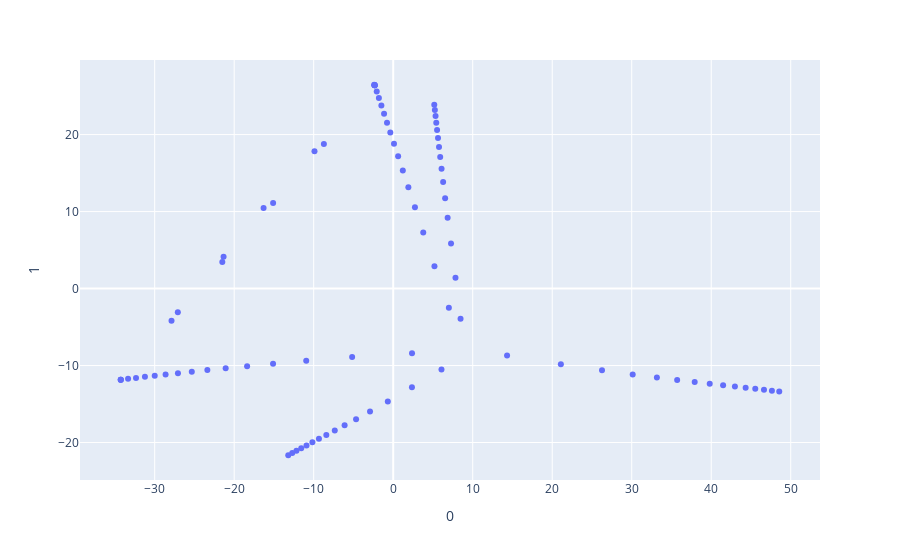

Notebook code for this chart:
### Code cell
ilknoktalar45 = ilkdogrunoktalari45.copy()

for i in range(7):
    ilknoktalar45[i][0] = ilknoktalar45[i][0].flatten()
    ilknoktalar45[i][1] = ilknoktalar45[i][1].flatten()
    ilknoktalar45[i][2] = ilknoktalar45[i][2].flatten()
    ilknoktalar45[i][3] = ilknoktalar45[i][3].flatten()

Xaralist45= []
for i in range(7):
    Xaralist45.append(np.hstack((ilknoktalar45[i][0],ilknoktalar45[i][1],ilknoktalar45[i][2],ilknoktalar45[i][3])))



sonnoktalar45 = tümNoktalarim.copy()
sonnoktalarsave45 = sonnoktalar45.copy()

for i in range(7):
    sonnoktalar45[i][0] = sonnoktalar45[i][0].flatten()
    sonnoktalar45[i][1] = sonnoktalar45[i][1].flatten()
    sonnoktalar45[i][2] = sonnoktalar45[i][2].flatten()
    sonnoktalar45[i][3] = sonnoktalar45[i][3].flatten()

Xsonaralist45= []
for i in range(7):
    Xsonaralist45.append(np.hstack((sonnoktalar45[i][0],sonnoktalar45[i][1],sonnoktalar45[i][2],sonnoktalar45[i][3])))




Xaralist45 = np.array(Xaralist45)
Xsonaralist45 = np.array(Xsonaralist45)
alldizi = np.vstack((Xlist,Xaralist45,Xsonaralist45))

X = alldizi

pca = PCA(n_components=2)
components = pca.fit_transform(X)

fig = px.scatter(components, x=0, y=1)
fig.show()

### Figure 1 — Plotly figure (JSON) as saved in the notebook; plotly's stock layout.template omitted (floating-point values rounded to 4 significant figures)
{"data": [{"hovertemplate": "0=%{x}<br>1=%{y}<extra></extra>", "legendgroup": "", "marker": {"color": "#636efa", "symbol": "circle"}, "mode": "markers", "name": "", "orientation": "v", "showlegend": false, "type": "scatter", "x": [8.47, 7.833, 7.272, 6.847, 6.531, 6.281, 6.081, 5.911, 5.763, 5.635, 5.52, 5.417, 5.324, 5.241, 5.166, 6.072, 2.356, -0.6771, -2.915, -4.67, -6.113, -7.35, -8.411, -9.341, -10.16, -10.9, -11.57, -12.17, -12.7, -13.2, 14.32, 21.09, 26.26, 30.12, 33.17, 35.72, 37.92, 39.81, 41.49, 42.98, 44.33, 45.54, 46.64, 47.63, 48.56, 2.368, -5.164, -10.94, -15.11, -18.38, -21.07, -23.37, -25.33, -27.07, -28.63, -30.0, -31.23, -32.35, -33.35, -34.27, 7.0, 5.189, 3.781, 2.734, 1.905, 1.211, 0.6194, 0.09816, -0.3658, -0.7783, -1.151, -1.486, -1.799, -2.074, -2.332, -34.27, -27.88, -21.49, -15.11, -8.72, -2.332, -2.332, -34.27, -27.09, -21.34, -16.3, -9.901, -2.394, -2.332], "xaxis": "x", "y": [-3.937, 1.389, 5.856, 9.193, 11.73, 13.83, 15.57, 17.08, 18.4, 19.56, 20.6, 21.54, 22.4, 23.18, 23.88, -10.51, -12.83, -14.68, -15.98, -16.96, -17.76, -18.44, -19.01, -19.52, -19.97, -20.38, -20.74, -21.08, -21.37, -21.65, -8.699, -9.832, -10.63, -11.17, -11.57, -11.89, -12.15, -12.37, -12.57, -12.74, -12.89, -13.03, -13.15, -13.26, -13.36, -8.394, -8.891, -9.386, -9.774, -10.09, -10.36, -10.59, -10.8, -10.99, -11.16, -11.32, -11.47, -11.6, -11.73, -11.85, -2.509, 2.904, 7.273, 10.55, 13.16, 15.34, 17.19, 18.82, 20.26, 21.55, 22.72, 23.77, 24.74, 25.61, 26.42, -11.85, -4.196, 3.458, 11.11, 18.76, 26.42, 26.42, -11.85, -3.078, 4.141, 10.45, 17.82, 26.47, 26.42], "yaxis": "y"}], "layout": {"legend": {"tracegroupgap": 0}, "margin": {"t": 60}, "xaxis": {"anchor": "y", "domain": [0, 1], "title": {"text": "0"}}, "yaxis": {"anchor": "x", "domain": [0, 1], "title": {"text": "1"}}}}
